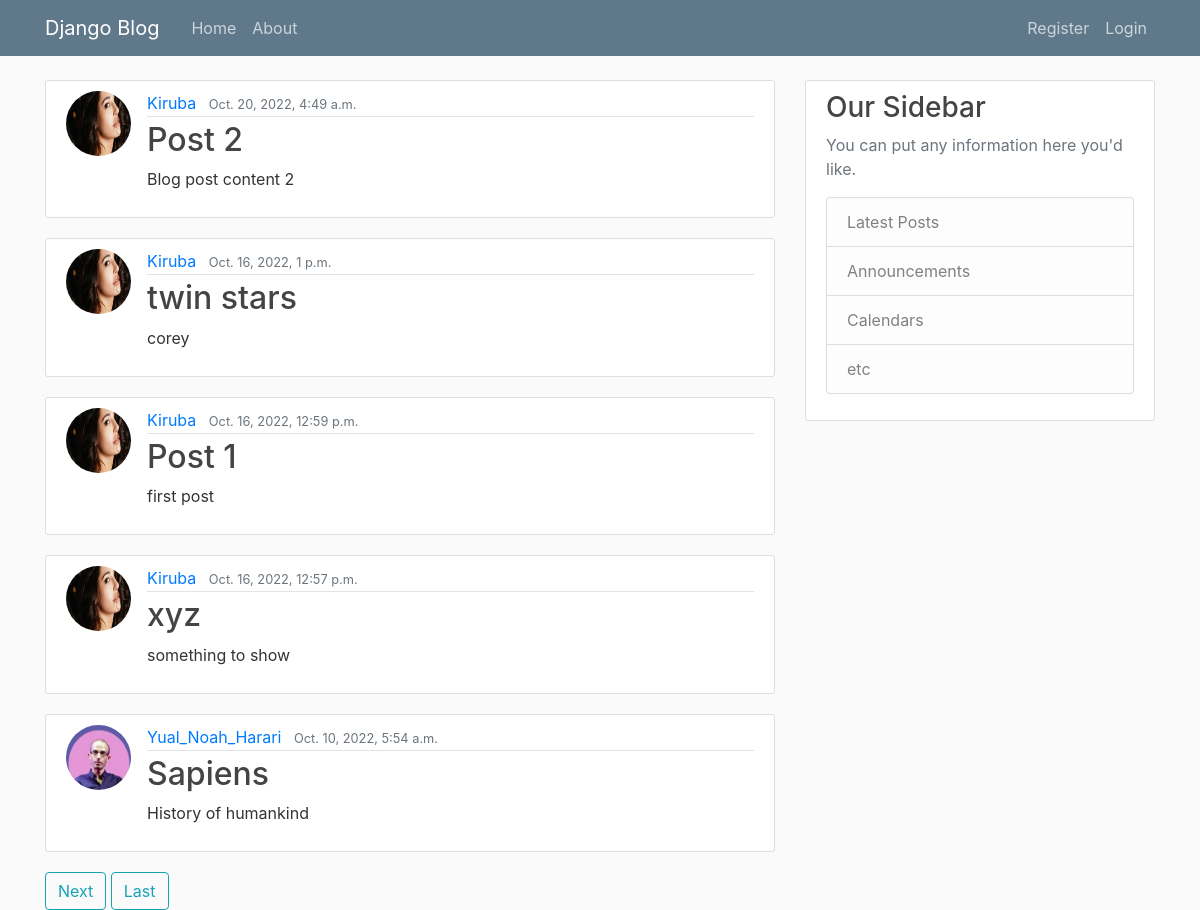
Screenshot of /blog/ with the database file from the repository.
### blog/models.py (models this page shows, shortened)
class post(models.Model):
    title = models.CharField(max_length=100)
    content = models.TextField()
    posted_at = models.DateTimeField(default=timezone.now)
    author = models.ForeignKey(User, on_delete=models.CASCADE)

### users/models.py (models this page shows, shortened)
class profile(models.Model):
    user = models.OneToOneField(User, on_delete=models.CASCADE)
    image = models.ImageField(default='default.jpg', upload_to='profile_pics')

### blog/views.py (the view)
# urls.py: path('', postlist.as_view(), name='blog-home'),
class postlist(ListView):
    model = post
    template_name = 'blog/home.html'
    context_object_name = 'posts'
    ordering = ['-posted_at']
    paginate_by = 5

### blog/templates/blog/home.html (shortened to what this page needs)
{% extends 'blog/main.html' %}
{% block content %}
{% for post in posts %}
<article class="media content-section">
  <img class="rounded-circle article-img" src="{{ post.author.profile.image.url }}">
    <div class="media-body">
      <div class="article-metadata">
        <a class="mr-2" href="#">{{ post.author }}</a>
        <small class="text-muted">{{ post.posted_at }}</small>
      </div>
      <h2><a class="article-title" href="{% url 'post-detail' post.id %}">{{ post.title }}</a></h2>
      <p class="article-content">{{ post.content }}</p>
    </div>
  </article>
{% endfor %}
{% if is_paginated %}
  {% if page_obj.has_next %}
    <a class="btn btn-outline-info mg-4" href="?page={{ page_obj.next_page }}">Next</a>
    <a class="btn btn-outline-info mg-4" href="?page={{ page_obj.paginator.num_pages }}">Last</a>
  {% endif %}
{% endif %}
{% endblock content %}

### blog/templates/blog/main.html (shortened to what this page needs)
{% load static %}
<!DOCTYPE html>
<html lang="en">
<head>
    <link rel="stylesheet" href="https://cdn.jsdelivr.net/npm/bootstrap@4.3.1/dist/css/bootstrap.min.css">
    <link rel="stylesheet" href="{% static 'blog/main.css' %}">
</head>
<body>
    <header class="site-header">
        <nav class="navbar navbar-expand-md navbar-dark bg-steel fixed-top">
          <div class="container">
            <a class="navbar-brand mr-4" href="/">Django Blog</a>
            <div class="collapse navbar-collapse" id="navbarToggle">
              <div class="navbar-nav mr-auto">
                <a class="nav-item nav-link" href="{% url 'blog-home' %}">Home</a>
                <a class="nav-item nav-link" href="{% url 'blog-about' %}">About</a>
              </div>
              <div class="navbar-nav">
                {% if user.is_authenticated %}
                <a class="nav-item nav-link" href="{% url 'post-create' %}">Create Post</a>
                <a class="nav-item nav-link" href="{% url 'profile' %}">Profile</a>
                 <a class="nav-item nav-link" href="{% url 'logout' %}">Logout</a>
                {% else %}
                  <a class="nav-item nav-link" href="{% url 'register' %}">Register</a>
                  <a class="nav-item nav-link" href="{% url 'login' %}">Login</a>
                {% endif %}
              </div>
            </div>
          </div>
        </nav>
      </header>
      <main role="main" class="container">
        <div class="row">
          <div class="col-md-8">
            {% block content %}
            {% endblock %}
          </div>
          <div class="col-md-4">
            <div class="content-section">
              <h3>Our Sidebar</h3>
              <p class='text-muted'>You can put any information here you'd like.
                <ul class="list-group">
                  <li class="list-group-item list-group-item-light">Latest Posts</li>
                  <li class="list-group-item list-group-item-light">Announcements</li>
                  <li class="list-group-item list-group-item-light">Calendars</li>
                  <li class="list-group-item list-group-item-light">etc</li>
                </ul>
              </p>
            </div>
          </div>
        </div>
      </main>
</body>
</html>

### blog/static/blog/main.css (style rules this page uses)
body { background: #fafafa; color: #333333; margin-top: 5rem; }
h1, h2, h3, h4, h5, h6 { color: #444444; }
ul { margin: 0; }
.bg-steel { background-color: #5f788a; }
.site-header .navbar-nav .nav-link { color: #cbd5db; }
.content-section { background: #ffffff; padding: 10px 20px; border: 1px solid #dddddd; border-radius: 3px; margin-bottom: 20px; }
.article-title { color: #444444; }
.article-content { white-space: pre-line; }
.article-img { height: 65px; width: 65px; margin-right: 16px; }
.article-metadata { padding-bottom: 1px; margin-bottom: 4px; border-bottom: 1px solid #e3e3e3 }

### rows the page displays
post: author.profile.image (picture), author "Kiruba", posted_at "Oct. 20, 2022, 4:49 a.m.", title "Post 2", content "Blog post content 2"
post: author.profile.image (picture), author "Kiruba", posted_at "Oct. 16, 2022, 1 p.m.", title "twin stars", content "corey"
post: author.profile.image (picture), author "Kiruba", posted_at "Oct. 16, 2022, 12:59 p.m.", title "Post 1", content "first post"
post: author.profile.image (picture), author "Kiruba", posted_at "Oct. 16, 2022, 12:57 p.m.", title "xyz", content "something to show"
post: author.profile.image (picture), author "Yual_Noah_Harari", posted_at "Oct. 10, 2022, 5:54 a.m.", title "Sapiens", content "History of humankind"
